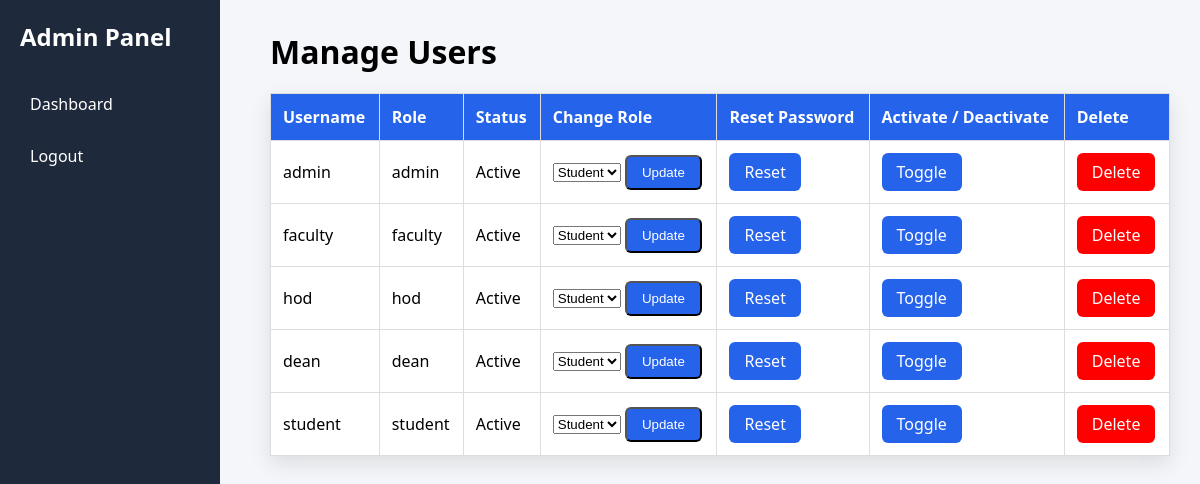
The app's page /manage_users (signed in) with its own data.
### database.py (models this page shows)
class User(UserMixin, db.Model):
    id = db.Column(db.Integer, primary_key=True)
    username = db.Column(db.String(100), unique=True)
    password = db.Column(db.String(200))
    role = db.Column(db.String(50))   # student, faculty, hod, dean, admin
    active = db.Column(db.Boolean, default=True)
    created_at = db.Column(db.DateTime, default=datetime.utcnow)

### app.py (the view)
@app.route("/manage_users")
@login_required
def manage_users():
    if current_user.role != "admin":
        return "Access Denied", 403
    users = User.query.all()
    return render_template("manage_users.html", users=users)

### app.py (called while the page is built)
@login_manager.user_loader
def load_user(user_id):
    return User.query.get(int(user_id))

### templates/manage_users.html (shortened to what this page needs)
<!DOCTYPE html>
<html>
<head>
    <link rel="stylesheet" href="{{ url_for('static', filename='style.css') }}">
</head>
<body>
<div class="sidebar">
    <h2>Admin Panel</h2>
    <a href="/dashboard">Dashboard</a>
    <a href="/logout">Logout</a>
</div>
<div class="main-content">
<h1>Manage Users</h1>
<table>
<tr>
<th>Username</th>
<th>Role</th>
<th>Status</th>
<th>Change Role</th>
<th>Reset Password</th>
<th>Activate / Deactivate</th>
<th>Delete</th>
</tr>
{% for user in users %}
<tr>
<td>{{ user.username }}</td>
<td>{{ user.role }}</td>
<td>
{% if user.active %}
Active
{% else %}
Disabled
{% endif %}
</td>
<td>
<form method="POST" action="{{ url_for('update_role', user_id=user.id) }}">
<select name="role">
<option value="student">Student</option>
</select>
<button type="submit" class="btn">Update</button>
</form>
</td>
<td>
<a href="/reset_password/{{ user.id }}" class="btn">Reset</a>
</td>
<td>
<a href="/toggle_user/{{ user.id }}" class="btn">Toggle</a>
</td>
<td>
<a href="/delete_user/{{ user.id }}" class="btn" style="background:red;">Delete</a>
</td>
</tr>
{% endfor %}
</table>
</div>
</body>
</html>

### static/style.css (style rules this page uses)
* { margin: 0; padding: 0; box-sizing: border-box; }
body { font-family: "Segoe UI", Arial, sans-serif; background-color: #f4f6f9; }
.sidebar { width: 220px; height: 100vh; background: #1e293b; position: fixed; padding: 20px; color: white; }
.sidebar h2 { margin-bottom: 30px; }
.sidebar a { display: block; color: white; padding: 10px; margin: 10px 0; text-decoration: none; border-radius: 6px; }
.main-content { margin-left: 240px; padding: 30px; }
.btn { padding: 8px 15px; background: #2563eb; color: white; text-decoration: none; border-radius: 6px; display: inline-block; }
table { width: 100%; border-collapse: collapse; background: white; margin-top: 20px; box-shadow: 0px 8px 20px rgba(0,0,0,0.1); }
th, td { padding: 12px; border: 1px solid #ddd; text-align: left; }
th { background: #2563eb; color: white; }

### records on screen
User: username "admin", role "admin", active "Active"
User: username "faculty", role "faculty", active "Active"
User: username "hod", role "hod", active "Active"
User: username "dean", role "dean", active "Active"
User: username "student", role "student", active "Active"
